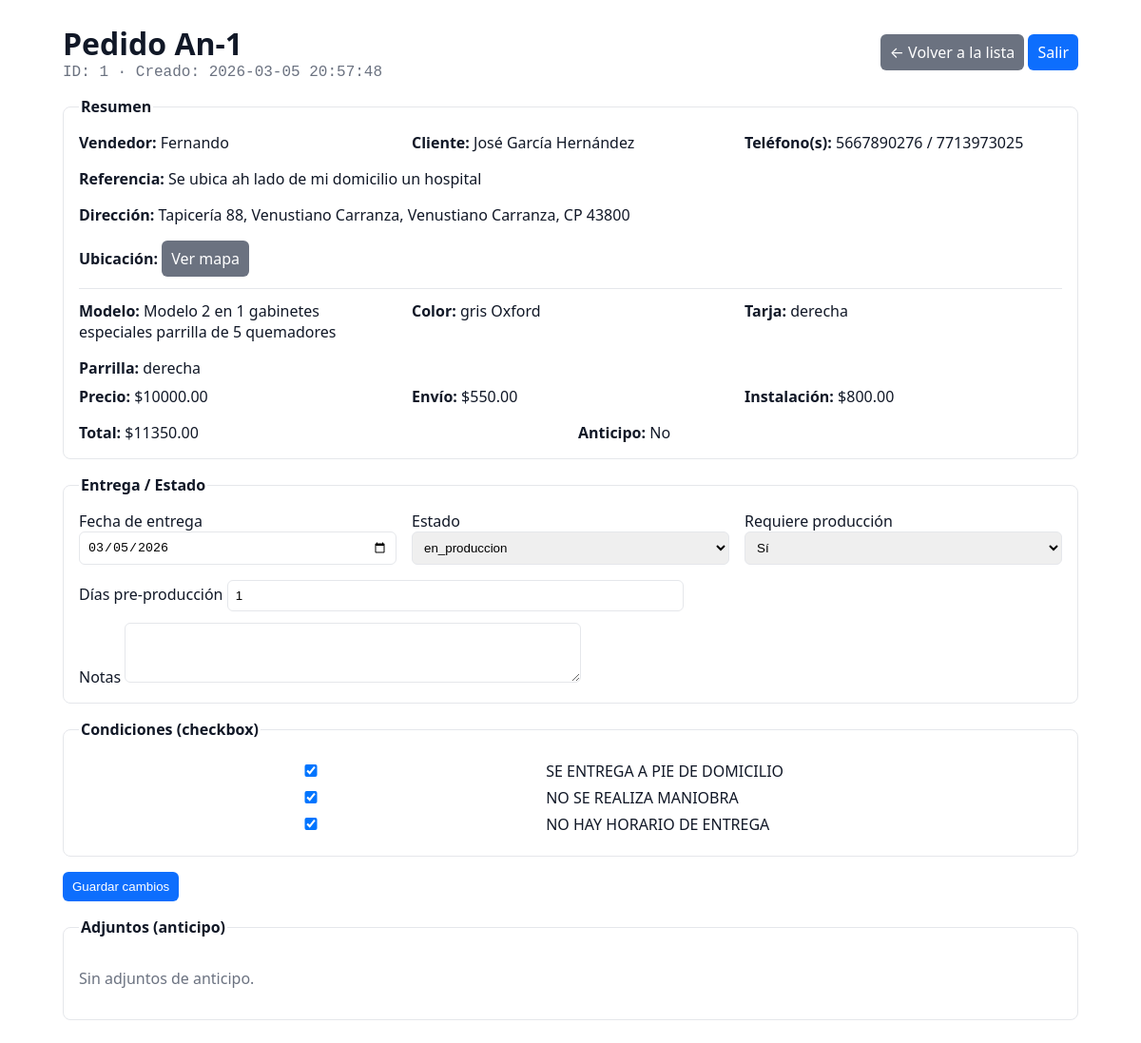
Page /admin/pedidos/1 (signed in) on the committed database.
### tables this page shows
CREATE TABLE pedidos (
    id INTEGER PRIMARY KEY AUTOINCREMENT,
    codigo TEXT,
    vendedor TEXT,
    cliente_nombre TEXT,
    telefono_1 TEXT,
    telefono_2 TEXT,
    referencia TEXT,
    municipio TEXT,
    colonia TEXT,
    calle TEXT,
    numero TEXT,
    manzana TEXT,
    lote TEXT,
    cp TEXT,
    ubicacion_url TEXT,
    modelo TEXT,
    color TEXT,
    tarja_posicion TEXT,
    parrilla_posicion TEXT,
    precio REAL,
    envio_costo REAL,
    total REAL,
    con_anticipo INTEGER DEFAULT 0,
    anticipo REAL,
    saldo_pendiente REAL,
    fecha_entrega DATE,
    requiere_produccion INTEGER DEFAULT 1,
    dias_pre_produccion INTEGER DEFAULT 1,
    estado TEXT DEFAULT 'pendiente',
    instrucciones_entrega_texto TEXT,
    notas TEXT,
    created_at TIMESTAMP DEFAULT CURRENT_TIMESTAMP
, instalacion_aplica INTEGER DEFAULT 0, instalacion_costo REAL DEFAULT 0);

CREATE TABLE condiciones_catalogo (
    id INTEGER PRIMARY KEY AUTOINCREMENT,
    titulo TEXT NOT NULL,
    activo INTEGER DEFAULT 1,
    orden INTEGER DEFAULT 0
);

### app/routes/admin.py (the view, shortened to what this page needs)
@bp.route("/pedidos/<int:pedido_id>", methods=["GET", "POST"])
@require_admin
def pedido_detalle(pedido_id: int):
    db = get_db(current_app)
    if request.method == "GET":
        p = db.execute("SELECT * FROM pedidos WHERE id=?", (pedido_id,)).fetchone()
        if not p:
            abort(404)
        condiciones = db.execute(
            "SELECT * FROM condiciones_catalogo WHERE activo=1 ORDER BY orden ASC, id ASC"
        ).fetchall()
        marcadas = db.execute(
            "SELECT condicion_id FROM pedido_condicion WHERE pedido_id=?", (pedido_id,)
        ).fetchall()
        marcadas_ids = {r["condicion_id"] for r in marcadas}
        adj = db.execute(
            "SELECT id, filename, mime_type, uploaded_at FROM adjuntos WHERE pedido_id=? AND tipo='anticipo'",
            (pedido_id,),
        ).fetchall()
        return render_template(
            "admin/pedido_detalle.html",
            p=p,
            condiciones=condiciones,
            marcadas_ids=marcadas_ids,
            adjuntos=adj,
        )

### app/database.py (called while the page is built)
def get_db(app):
    if "db" not in g:
        g.db = sqlite3.connect(
            app.config["DATABASE_PATH"],
            detect_types=sqlite3.PARSE_DECLTYPES,
            check_same_thread=False
        )
        g.db.row_factory = sqlite3.Row
    return g.db

### app/utils/auth.py (called while the page is built)
def require_admin(f):
    @wraps(f)
    def wrapper(*args, **kwargs):
        if not session.get("admin_ok"):
            return redirect(url_for("admin.login", next=request.path))
        return f(*args, **kwargs)
    return wrapper

### app/templates/admin/pedido_detalle.html (shortened to what this page needs)
<!doctype html>
<html lang="es">
<head>
</head>
<body>
  <div class="top">
    <div>
      <h1>Pedido {{ p['codigo'] }}</h1>
      <div class="muted mono">ID: {{ p['id'] }} · Creado: {{ p['created_at'] }}</div>
    </div>
    <div>
      <a class="btn secondary" href="{{ url_for('admin.list_pedidos') }}">← Volver a la lista</a>
      <a class="btn" href="{{ url_for('admin.logout') }}">Salir</a>
    </div>
  </div>
  <fieldset>
    <legend>Resumen</legend>
    <div class="row">
      <div><strong>Vendedor:</strong> {{ p['vendedor'] }}</div>
      <div><strong>Cliente:</strong> {{ p['cliente_nombre'] }}</div>
      <div><strong>Teléfono(s):</strong> {{ p['telefono_1'] }}{% if p['telefono_2'] %} / {{ p['telefono_2'] }}{% endif %}</div>
      <div><strong>Referencia:</strong> {{ p['referencia'] or '-' }}</div>
      <div style="flex:1 1 100%">
        <strong>Dirección:</strong>
        {{ p['calle'] }} {{ p['numero'] }}, {{ p['colonia'] }}, {{ p['municipio'] }}, CP {{ p['cp'] }}
      </div>
      <div>
        <strong>Ubicación:</strong>
        {% if p['ubicacion_url'] %}
          <a class="btn secondary" target="_blank" rel="noopener" href="{{ p['ubicacion_url'] }}">Ver mapa</a>
        {% else %}
          <span class="muted">Sin link</span>
        {% endif %}
      </div>
    </div>
    <hr style="border:none;border-top:1px solid var(--bd);margin:12px 0">
    <div class="row">
      <div><strong>Modelo:</strong> {{ p['modelo'] }}</div>
      <div><strong>Color:</strong> {{ p['color'] }}</div>
      <div><strong>Tarja:</strong> {{ p['tarja_posicion'] }}</div>
      <div><strong>Parrilla:</strong> {{ p['parrilla_posicion'] }}</div>
    </div>
    <div class="row" style="margin-top:8px">
      <div><strong>Precio:</strong> ${{ '%.2f'|format(p['precio'] or 0) }}</div>
      <div><strong>Envío:</strong> ${{ '%.2f'|format(p['envio_costo'] or 0) }}</div>
      <div><strong>Instalación:</strong>
        {% if p['instalacion_aplica'] %}
          ${{ '%.2f'|format(p['instalacion_costo'] or 0) }}
        {% else %}
          No
        {% endif %}
      </div>
      <div><strong>Total:</strong> ${{ '%.2f'|format(p['total'] or 0) }}</div>
      <div><strong>Anticipo:</strong>
        {% if p['con_anticipo'] %}
          ${{ '%.2f'|format(p['anticipo'] or 0) }}
          (Saldo: ${{ '%.2f'|format(p['saldo_pendiente'] or 0) }})
        {% else %}
          No
        {% endif %}
      </div>
    </div>
  </fieldset>
  <form method="post">
    <fieldset>
      <legend>Entrega / Estado</legend>
      <div class="row">
        <div>
          <label>Fecha de entrega</label>
          <input type="date" name="fecha_entrega" value="{{ p['fecha_entrega'] or '' }}">
        </div>
        <div>
          <label>Estado</label>
          <select name="estado">
            {% for e in ['pendiente','con_anticipo','en_produccion','programado_entrega','entregado','cancelado'] %}
              <option value="{{ e }}" {% if p['estado']==e %}selected{% endif %}>{{ e }}</option>
            {% endfor %}
          </select>
        </div>
        <div>
          <label>Requiere producción</label>
          <select name="requiere_produccion">
            <option value="1" {% if p['requiere_produccion'] %}selected{% endif %}>Sí</option>
          </select>
        </div>
        <div>
          <label>Días pre-producción</label>
          <input type="number" name="dias_pre_produccion" value="{{ p['dias_pre_produccion'] or 1 }}" min="0" max="10">
        </div>
      </div>
      <div style="margin-top:12px">
        <label>Notas</label>
        <textarea name="notas" rows="3">{{ p['notas'] or '' }}</textarea>
      </div>
    </fieldset>
    <fieldset>
      <legend>Condiciones (checkbox)</legend>
      {% if condiciones and condiciones|length>0 %}
        {% for c in condiciones %}
          <label style="display:block;margin:6px 0">
            <input type="checkbox" name="condicion_id" value="{{ c['id'] }}" {% if c['id'] in marcadas_ids %}checked{% endif %}>
            {{ c['titulo'] }}
          </label>
        {% endfor %}
      {% else %}
        <p class="muted">No hay condiciones activas en el catálogo.</p>
      {% endif %}
    </fieldset>
    <button class="btn" type="submit">Guardar cambios</button>
  </form>
  <fieldset>
    <legend>Adjuntos (anticipo)</legend>
    {% if adjuntos and adjuntos|length>0 %}
      <ul>
        {% for a in adjuntos %}
          <li>
            <a class="btn secondary" href="{{ url_for('admin.ver_adjunto', adjunto_id=a['id']) }}" target="_blank" rel="noopener">
              Ver {{ a['filename'] }}
            </a>
            <span class="muted">({{ a['mime_type'] }}) · {{ a['uploaded_at'] }}</span>
          </li>
        {% endfor %}
      </ul>
    {% else %}
      <p class="muted">Sin adjuntos de anticipo.</p>
    {% endif %}
  </fieldset>
</body>
</html>

### app/templates/admin/pedido_detalle.html (style rules this page uses)
:root { --gap:16px; --bd:#e5e7eb; --txt:#111827; --muted:#6b7280; --head:#f9fafb; --primary:#0d6efd; --okbg:#e7f7ee; --ok:#136e3c; --okbd:#b8ebce; --errbg:#fdecec; --err:#7f1d1d; --errbd:#f8caca; }
* { box-sizing:border-box }
body { font-family:system-ui,-apple-system,Segoe UI,Roboto,Ubuntu,Arial,sans-serif;color:var(--txt); max-width:1100px;margin:24px auto;padding:0 16px }
h1 { margin:0 }
.top { display:flex;justify-content:space-between;align-items:center;gap:12px;flex-wrap:wrap;margin-bottom:12px }
a.btn, button.btn { display:inline-block;padding:8px 10px;background:var(--primary);color:#fff;text-decoration:none;border:none;border-radius:6px;cursor:pointer }
.btn.secondary { background:#6b7280 }
fieldset { border:1px solid var(--bd);border-radius:8px;margin:16px 0;padding:16px }
legend { font-weight:700 }
input,select,textarea { padding:8px;border:1px solid var(--bd);border-radius:6px;width:100%;max-width:480px }
.row { display:flex;gap:var(--gap);flex-wrap:wrap }
.row > div { flex:1 1 260px }
.muted { color:var(--muted) }
.mono { font-family:ui-monospace, SFMono-Regular, Menlo, Consolas, monospace }

### rows in the picture
pedidos: codigo "An-1", id "1", created_at "2026-03-05 20:57:48", vendedor "Fernando", cliente_nombre "José García Hernández", telefono_1 "5667890276", telefono_2 "7713973025", referencia "Se ubica ah lado de mi domicilio un hospital", calle "Tapicería", numero "88", colonia "Venustiano Carranza", municipio "Venustiano Carranza", cp "43800", modelo "Modelo 2 en 1 gabinetes especiales parrilla de 5 quemadores", color "gris Oxford", tarja_posicion "derecha", parrilla_posicion "derecha", precio "10000.00", envio_costo "550.00", instalacion_costo "800.00", total "11350.00", fecha_entrega "03/05/2026", estado "en_produccion", requiere_produccion "Sí", dias_pre_produccion "1"
condiciones_catalogo: condicion_id "☑", titulo "SE ENTREGA A PIE DE DOMICILIO"
condiciones_catalogo: condicion_id "☑", titulo "NO SE REALIZA MANIOBRA"
condiciones_catalogo: condicion_id "☑", titulo "NO HAY HORARIO DE ENTREGA"
